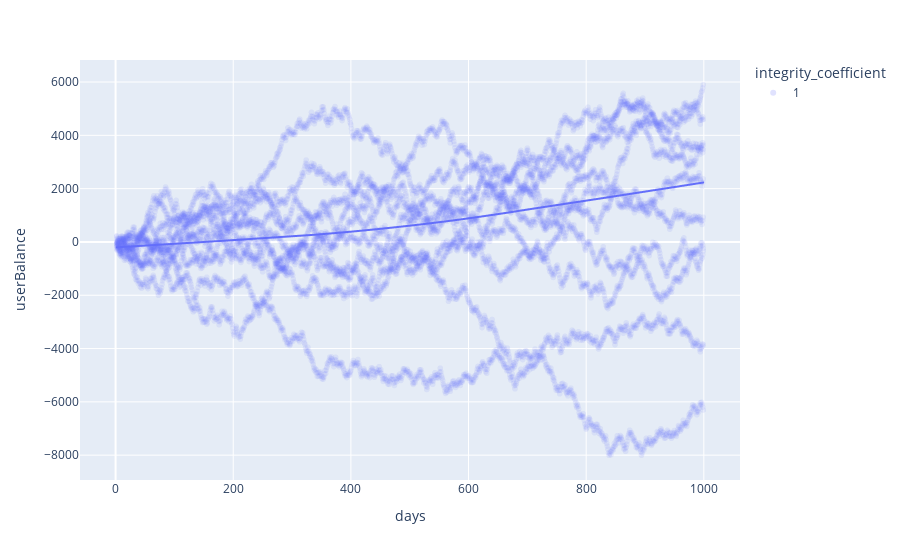

This figure's notebook cell:
### Code cell
# fig_df = df.query()
fig_df = df

fig = px.scatter(
    fig_df,
    x=fig_df.days,
    y=fig_df.userBalance,
    color=fig_df.integrity_coefficient.astype(str),
    opacity=0.1,
    trendline="lowess",
    labels={'color': 'integrity_coefficient'}
)

fig.show()

### Figure 1 — Plotly figure (JSON) as saved in the notebook; plotly's stock layout.template omitted (floating-point values rounded to 4 significant figures; data arrays with more than 128 entries replaced by an {"elided": "..."} marker saying what was removed)
{"data": [{"hovertemplate": "integrity_coefficient=1<br>days=%{x}<br>userBalance=%{y}<extra></extra>", "legendgroup": "1", "marker": {"color": "#636efa", "opacity": 0.1, "symbol": "circle"}, "mode": "markers", "name": "1", "showlegend": true, "type": "scattergl", "x": {"elided": "9980 int values"}, "xaxis": "x", "y": {"elided": "9980 float values"}, "yaxis": "y"}, {"hovertemplate": "<b>LOWESS trendline</b><br><br>integrity_coefficient=1<br>days=%{x}<br>userBalance=%{y} <b>(trend)</b><extra></extra>", "legendgroup": "1", "marker": {"color": "#636efa", "symbol": "circle"}, "mode": "lines", "name": "1", "showlegend": false, "type": "scattergl", "x": {"elided": "9980 int values"}, "xaxis": "x", "y": {"elided": "9980 float values"}, "yaxis": "y"}], "layout": {"legend": {"title": {"text": "integrity_coefficient"}, "tracegroupgap": 0}, "margin": {"t": 60}, "xaxis": {"anchor": "y", "domain": [0, 1], "title": {"text": "days"}}, "yaxis": {"anchor": "x", "domain": [0, 1], "title": {"text": "userBalance"}}}}
